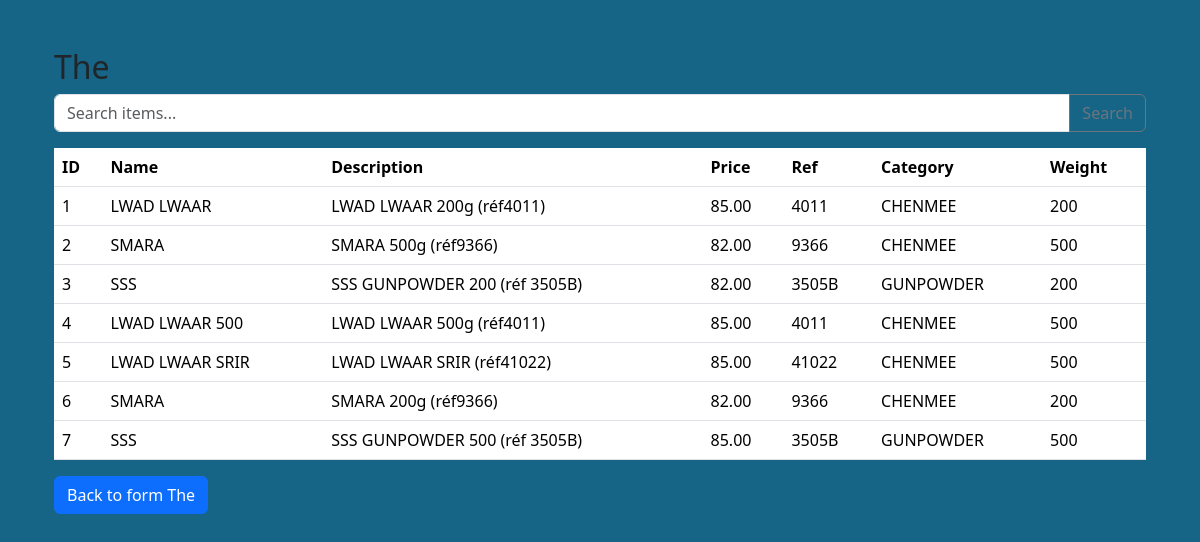
Page /stock/items/ on the committed database.
### stock/models.py (models this page shows, shortened)
class Item(models.Model):
    id = models.BigIntegerField(primary_key=True)
    name = models.CharField(max_length=30)
    description = models.CharField(max_length=100)
    price = models.DecimalField(max_digits=10,decimal_places=2)

class The(Item):
    REF_CHOICES = [
        ('9366', '9366'),
        ('9371', '9371'),
        ('4011', '4011'),
        ('41022', '41022'),
        ('3505B', '3505B'),
    ]
    CAT_CHOICES = [
        ('CHENMEE', 'CHENMEE'),
        ('GUNPOWDER ', 'GUNPOWDER '),
    ]
    WEIGHT_CHOICES = [
        (100, '100g'),
        (200, '200g'),
        (500, '500g'),
        (1000, '1kg'),
        (2000, '2kg'),
        (3000, '3kg'),
    ]
    ref = models.CharField(max_length=15, choices=REF_CHOICES)
    category = models.CharField(max_length=15, choices=CAT_CHOICES)
    weight = models.IntegerField(choices=WEIGHT_CHOICES)

class Item(models.Model):
    id = models.BigIntegerField(primary_key=True)
    name = models.CharField(max_length=30)
    description = models.CharField(max_length=100)
    price = models.DecimalField(max_digits=10,decimal_places=2)

### stock/views.py (the view)
# urls.py: path('items/', TheListView.as_view(), name='the_list'),
class TheListView(ListView):
    model = The
    template_name = 'stock/the_list.html'
    context_object_name = 'The'
    def get_queryset(self):
        queryset = super().get_queryset()
        query = self.request.GET.get('query')
        category = self.request.GET.get('category')
        min_price = self.request.GET.get('min_price')
        max_price = self.request.GET.get('max_price')
        if query:
            queryset = queryset.filter(
                Q(name__icontains=query) |
                Q(description__icontains=query)
            )
        if category:
            queryset = queryset.filter(category=category)
        return queryset
    def get_context_data(self, **kwargs):
        context = super().get_context_data(**kwargs)
        context['form'] = ItemSearchForm(self.request.GET)
        return context

### stock/forms.py
class ItemSearchForm(forms.Form):
    query = forms.CharField(label='Search', max_length=100, required=False)

### stock/context_processors.py (called while the page is built)
def stock_alerts(request):
    alerts = []
    items = StockAlert.objects.all()
    for item in items:
        if item.item.get_current_qte < item.threshold:
            alerts.append(item)
    return {
        'stock_alerts': alerts  # Make stock_alerts available in templates
    }

### stock/templates/stock/the_list.html (shortened to what this page needs)
{% extends 'stock/base.html' %}
{% block content %}
{% load static %}
{% load crispy_forms_tags %}
<div class="container mt-5">
    <h2>The</h2>
    <form method="GET" action="{% url 'stock:the_list' %}">
        <div class="input-group mb-3">
            <input type="text" name="query" class="form-control" placeholder="Search items..." value="{{ form.query.value|default:'' }}">
            <button class="btn btn-outline-secondary" type="submit">Search</button>
        </div>
    </form>
    <table class="table">
        <thead>
            <tr>
                <th>ID</th>
                <th>Name</th>
                <th>Description</th>
                <th>Price</th>
                <th>Ref</th>
                <th>Category</th>
                <th>Weight</th>
            </tr>
        </thead>
        <tbody>
            {% for item in The %}
            <tr>
                <td>{{ item.id }}</td>
                <td>{{ item.name }}</td>
                <td>{{ item.description }}</td>
                <td>{{ item.price }}</td>
                <td>{{item.ref}}</td>
                <td>{{item.category}}</td>
                <td>{{item.weight}}</td>
            {% empty %}
            <tr>
                <td colspan="4">No items available.</td>
            </tr>
            {% endfor %}
        </tbody>
    </table>
    <a href="{% url 'stock:create_the' %}" class="btn btn-primary">Back to form The</a>
</div>
{% endblock %}

### static/css/style.css (style rules this page uses)
body { background-color: rgb(22, 101, 134); }

### rows in the picture
The: id "1", name "LWAD LWAAR", description "LWAD LWAAR 200g (réf4011)", price "85.00", ref "4011", category "CHENMEE", weight "200"
The: id "2", name "SMARA", description "SMARA 500g (réf9366)", price "82.00", ref "9366", category "CHENMEE", weight "500"
The: id "3", name "SSS", description "SSS GUNPOWDER 200 (réf 3505B)", price "82.00", ref "3505B", category "GUNPOWDER", weight "200"
The: id "4", name "LWAD LWAAR 500", description "LWAD LWAAR 500g (réf4011)", price "85.00", ref "4011", category "CHENMEE", weight "500"
The: id "5", name "LWAD LWAAR SRIR", description "LWAD LWAAR SRIR (réf41022)", price "85.00", ref "41022", category "CHENMEE", weight "500"
The: id "6", name "SMARA", description "SMARA 200g (réf9366)", price "82.00", ref "9366", category "CHENMEE", weight "200"
The: id "7", name "SSS", description "SSS GUNPOWDER 500 (réf 3505B)", price "85.00", ref "3505B", category "GUNPOWDER", weight "500"
